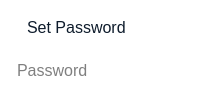
          <widget class="QFrame" name="horizontalFrame_6">
           <property name="sizePolicy">
            <sizepolicy hsizetype="Preferred" vsizetype="Fixed">
             <horstretch>0</horstretch>
             <verstretch>0</verstretch>
            </sizepolicy>
           </property>
           <property name="styleSheet">
            <string notr="true">padding:0;
background-color: rgb(255, 255, 255);
border-radius:10px;</string>
           </property>
           <layout class="QVBoxLayout" name="verticalLayout_11">
            <property name="spacing">
             <number>0</number>
            </property>
            <property name="leftMargin">
             <number>5</number>
            </property>
            <property name="topMargin">
             <number>5</number>
            </property>
            <property name="rightMargin">
             <number>5</number>
            </property>
            <property name="bottomMargin">
             <number>5</number>
            </property>
            <item>
             <widget class="QFrame" name="frame">
              <property name="sizePolicy">
               <sizepolicy hsizetype="Preferred" vsizetype="Fixed">
                <horstretch>0</horstretch>
                <verstretch>0</verstretch>
               </sizepolicy>
              </property>
              <layout class="QHBoxLayout" name="horizontalLayout_10">
               <item>
                <widget class="QLabel" name="label_14">
                 <property name="sizePolicy">
                  <sizepolicy hsizetype="Fixed" vsizetype="Fixed">
                   <horstretch>0</horstretch>
                   <verstretch>0</verstretch>
                  </sizepolicy>
                 </property>
                 <property name="text">
                  <string/>
                 </property>
                 <property name="pixmap">
                  <pixmap resource="resources.qrc">:/resources/icons/password.svg</pixmap>
                 </property>
                </widget>
               </item>
               <item>
                <widget class="QLabel" name="label_10">
                 <property name="sizePolicy">
                  <sizepolicy hsizetype="Preferred" vsizetype="Fixed">
                   <horstretch>0</horstretch>
                   <verstretch>0</verstretch>
                  </sizepolicy>
                 </property>
                 <property name="font">
                  <font>
                   <pointsize>12</pointsize>
                  </font>
                 </property>
                 <property name="styleSheet">
                  <string notr="true">color: rgb(14, 28, 44);</string>
                 </property>
                 <property name="text">
                  <string>Set Password</string>
                 </property>
                </widget>
               </item>
              </layout>
             </widget>
            </item>
            <item>
             <widget class="QLineEdit" name="setPassword_lineEdit">
              <property name="sizePolicy">
               <sizepolicy hsizetype="Preferred" vsizetype="Fixed">
                <horstretch>0</horstretch>
                <verstretch>0</verstretch>
               </sizepolicy>
              </property>
              <property name="font">
               <font>
                <pointsize>12</pointsize>
               </font>
              </property>
              <property name="styleSheet">
               <string notr="true">padding:10px;
border:none;</string>
              </property>
              <property name="echoMode">
               <enum>QLineEdit::EchoMode::Password</enum>
              </property>
              <property name="placeholderText">
               <string>Password</string>
              </property>
             </widget>
            </item>
           </layout>
          </widget>
